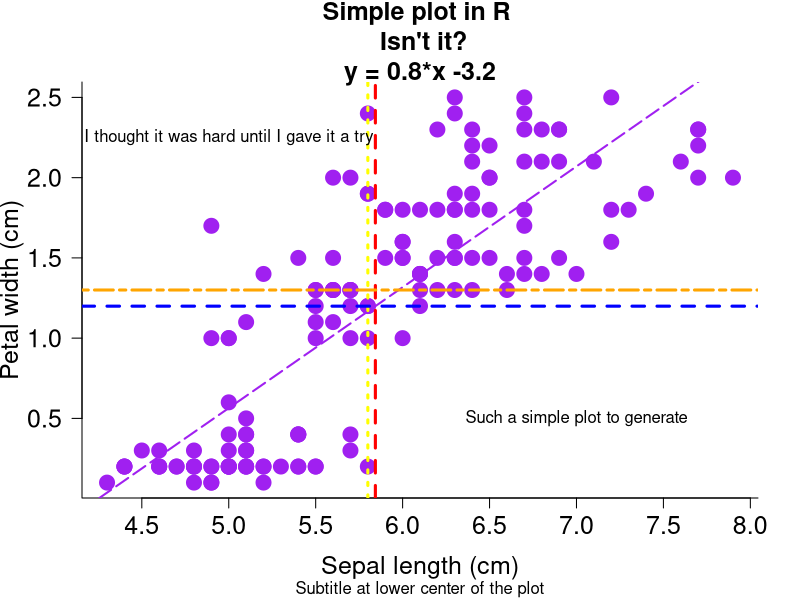
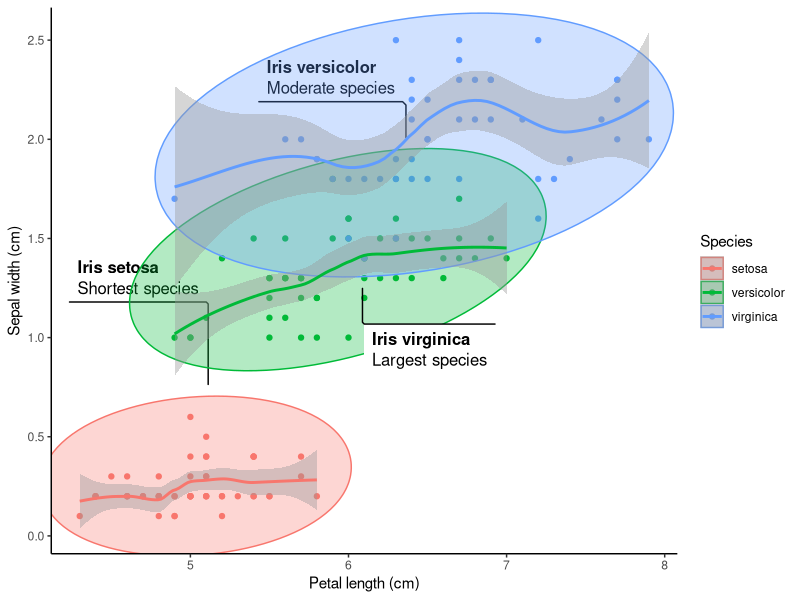
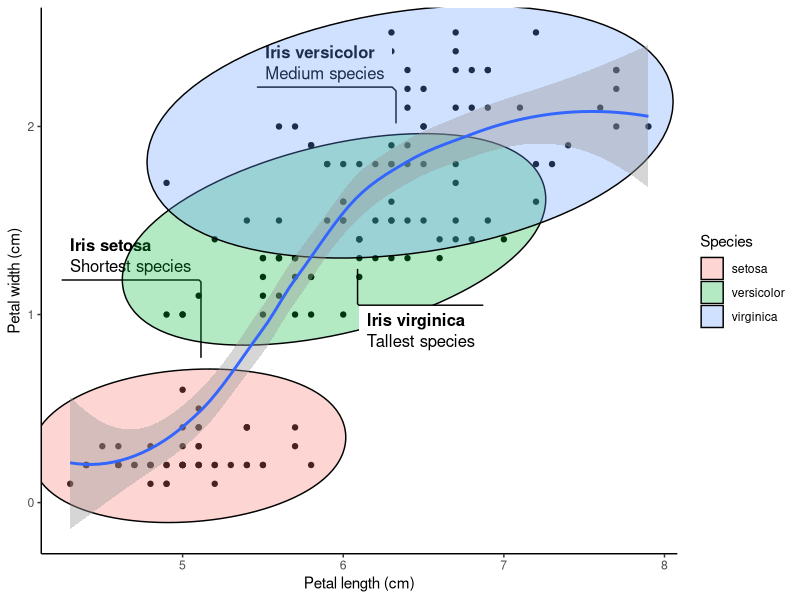
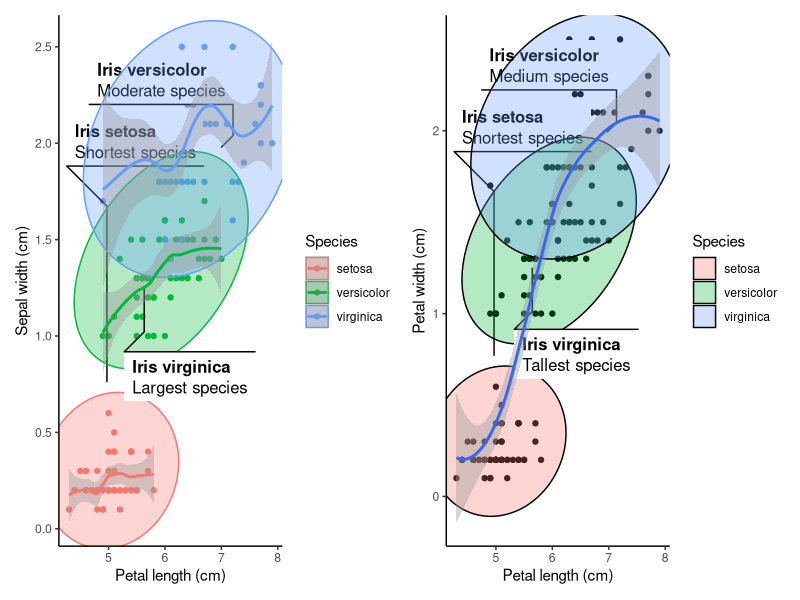
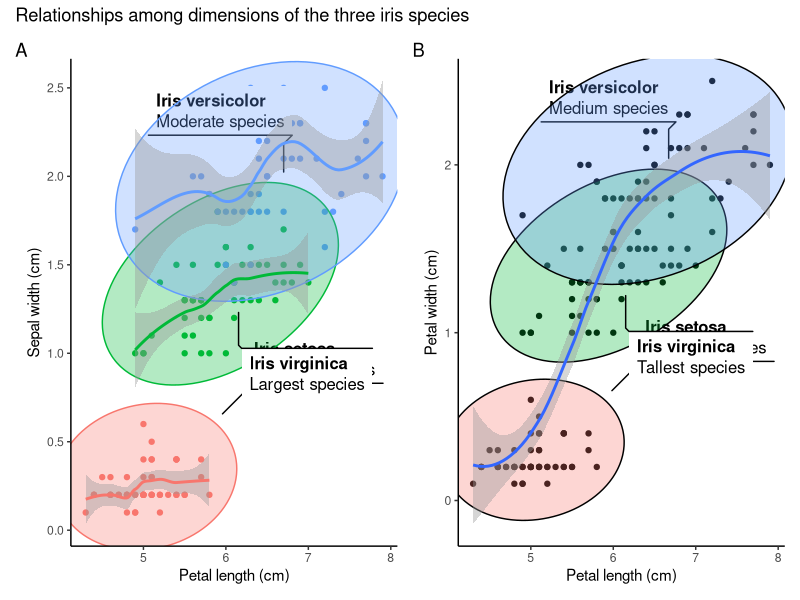
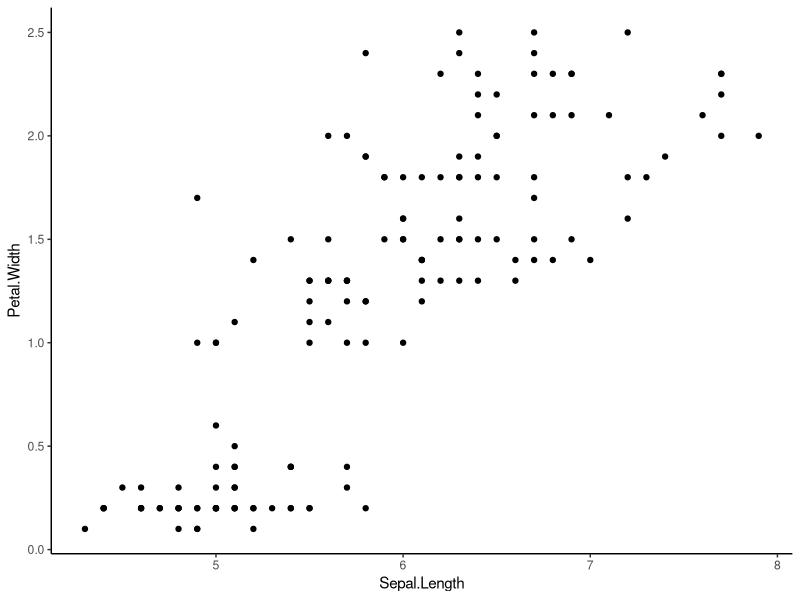
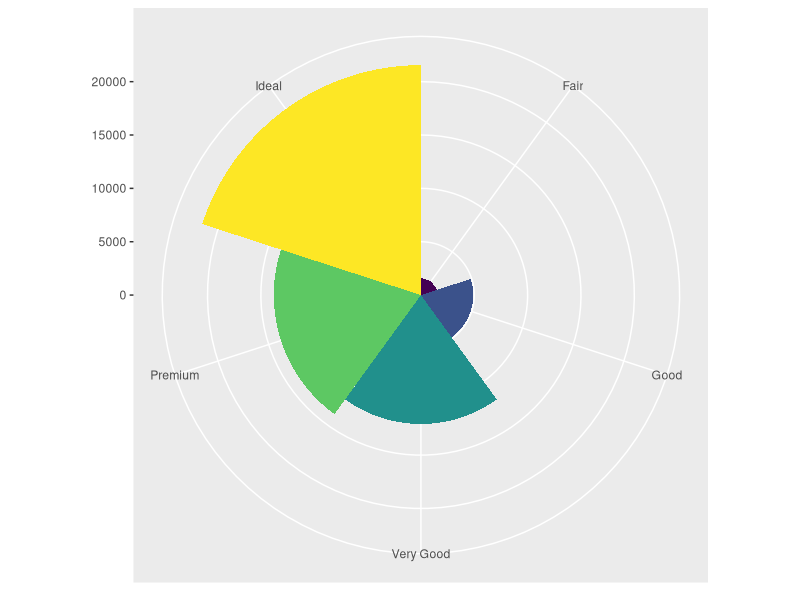
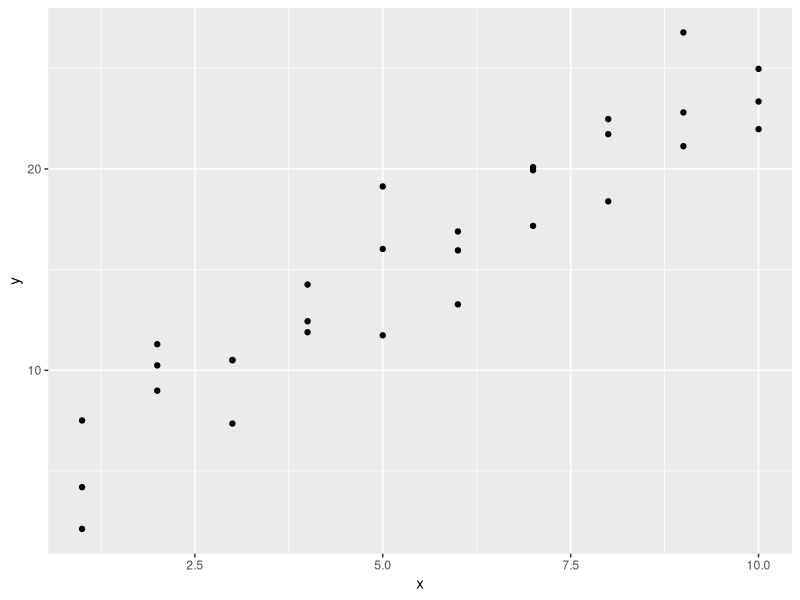

Here is the R script that generated these plots, in order:
################################
# Wyclife Agumba Oluoch        #
# wyclifeoluoch@gmail.com      #
# https://github.com/Wycology  #
# Task: Playing with iris data #
# Created: 30th Dec 2020       #
# Edited: 1st July 2021        #
################################

# IRIS PLOT ----

# Loading necessary packages.

library(modelr)    # for modeling work-flow
library(patchwork) # Combining several plots using the package
library(ggforce)   # working with plots 
library(tidyverse) # Library for wrangling and visualizing data the data-set

str(iris) # Checking the data structure. We can already see relatively higher 
# values for sepal length variable compared to the others.

reg <- lm(Petal.Width ~ Sepal.Length, data = iris) # Creating a regression line
coeff <- coefficients(reg)
eq <- paste0('y = ', round(coeff[2], 1), "*x ", round(coeff[1], 1))
plot(iris$Sepal.Length, iris$Petal.Width, # Variables to use on the plot
     col = 'purple', # Color for the data points on the plot
     main = paste0("Simple plot in R \n Isn't it?\n", eq), # Title of the plot in two lines
     sub = 'Subtitle at lower center of the plot', # Adding subtitle to the plot
     cex = 2, # Double size of the points on the plot
     pch = 19, # Picks the 19th character in terms of shape of points plotted
     bty = 'l', # Box type. Other options are 'o', 'n', 'l', '7', 'c', 'u', ']'
     xlab = 'Sepal length (cm)', # Labels x axis
     ylab = 'Petal width (cm)', # Labels y axis
     las = 1, # Making y axis labels to stand upright
     cex.main = 1.5, # Doubles text size on title
     cex.lab = 1.5, # Increases labels text size by 50%
     cex.axis = 1.5
     # xlim = range(0:8), # Can easily set the limits of x-axis
     # ylim = range(0:2.6) # Can easily set the limits of y-axis
     )
abline(reg, data = iris, lty = 5, lwd = 2, col = 'purple')# Best line of fit on the plot
abline(v = mean(iris$Sepal.Length), col = 'red', lwd = 3, lty = 2)
abline(v = median(iris$Sepal.Length), col = 'yellow', lwd = 3, lty = 3)
abline(h = mean(iris$Petal.Width), col = 'blue', lwd = 3, lty = 2)
abline(h = median(iris$Petal.Width), col = 'orange', lwd = 3, lty = 6)
text(7, 0.5, "Such a simple plot to generate")
text(5, 2.25, "I thought it was hard until I gave it a try")

# Creating cool plot of the iris data using ggplot2 package.

separate_smooth <- ggplot(data = iris,    # Specifying the data to be plotted.
       mapping = aes(x = Sepal.Length,    # Stating the axes data.
                     y = Petal.Width,     # data for the y axis
                     color = Species)) +  # Ensuring points are colored by spp.
  geom_point() +                          # Deciding the plotting geometry.
  labs(x = "Petal length (cm)",           # Specifying the axes labels.
       y = "Sepal width (cm)") +
  geom_mark_ellipse(aes(fill = Species,   # Adding ellipses for the spps.
                        filter = Species == "setosa",
                        label = "Iris setosa",
                        description = "Shortest species")) +
  geom_mark_ellipse(aes(fill = Species,
                        filter = Species == "versicolor",
                        label = "Iris versicolor",
                        description = "Moderate species")) +
  geom_mark_ellipse(aes(fill = Species,
                        filter = Species == "virginica",
                        label = "Iris virginica",
                        description = "Largest species")) +
  theme_classic() +                      # Having publication ready background.
  geom_smooth() # Adding smooth line around 95% level on the plot.

separate_smooth # Generates the plot output of the dataset 

# In the above plot, having color within the aes() breakes the data into 
# species-wise groups. Meaning each species group will be smoothed separately.

uniform_smooth <- ggplot(data = iris,
                         mapping = aes(x = Sepal.Length,
                                       y = Petal.Width)) + # Note no color here.
  geom_point() +
  labs(x = "Petal length (cm)",
       y = "Petal width (cm)") +
  geom_mark_ellipse(aes(fill = Species,
                        filter = Species == "setosa",
                        label = "Iris setosa",
                        description = "Shortest species")) +
  geom_mark_ellipse(aes(fill = Species,
                        filter = Species == "versicolor",
                        label = "Iris versicolor",
                        description = "Medium species")) +
  geom_mark_ellipse(aes(fill = Species,
                        filter = Species == "virginica",
                        label = "Iris virginica",
                        description = "Tallest species")) +
  theme_classic() +
  geom_smooth() # Adding the line of best fit to the data, with error margin

uniform_smooth # This is looking cool!

# Avoiding the color parameter
# together in the subsequent layers arguments. No grouping by species.

# Patchwork package allows for addition of two plots by their object names.
# The addition is so simple, just relying on the plus (+) operator.

combined_plots <- separate_smooth + uniform_smooth # Adding plots.

combined_plots # Even cooler than I thought!
# Now I want to give the plots title and tags or labels to identify them

combined_plots_labeled <- combined_plots +
  plot_annotation(
    title = "Relationships among dimensions of the three iris species", # Title of both plots.
    tag_levels = "A" # Indicates that the plots will be labelled A, B, C etc.
  ) # This makes the first plot to be A and the next to be B. Checking on 
# documentation will help know more arguments in this function.

# Now I want to remove the legends since the species labels are visible

combined_plots_labeled_no_legend <- combined_plots_labeled &
  theme(legend.position = "none") # Removes legends from the plots. I do not 
# need the legends since the species are labeled in the plots.

combined_plots_labeled_no_legend # This will print out the final product.

# Showing that in ggplot2 we can use & instead of plus (+)

attach(iris) # Rendering iris data available for subsequent codes.

iris %>% # Picking the iris data, and then
ggplot(aes(x = Sepal.Length, y = Petal.Width)) + # Providing plotting variables.
  geom_point() + # Specifying the geometry to use.
  theme_classic() # Publication ready theme

head(iris) # Checking the first few rows of the iris data-set, basically to get 
# the first six rows and the column names of the variables.

# I think it has taken me a long time to know this.
# I used ggplot2:: so that I can be sure that the & is supported by ggplot2 and 
# not any other loaded packages such ggforce and patchwork.

diamonds %>% # Picking the diamonds data to run plotting on  
ggplot() + # Feeding in the diamonds data for the plot.
  geom_bar(mapping = aes(x = cut, fill = cut), show.legend = FALSE, width = 1) +
  theme(aspect.ratio = 1) +
  labs(x = NULL, y = NULL) +
  coord_polar() # coord_flip() can also work well with the data depending on need.
  
# Cool/crazy plot with modelr package.

library(modelr) # Loading the modeling library necessary for the analysis
options(na.action = na.warn)

ggplot(data = sim1, mapping = aes(x = x, y = y)) +
  geom_point() # There is some visible correlation between the variables

models <- tibble( # Creating some random tibble data-set for plotting.
  a1 = runif(250, -20, 40), # Generates 250 random numbers between -20 and 40
  a2 = runif(250, -5, 5) # Generates 250 random numbers between -5 and 5
)

sim1 %>% 
ggplot(aes(x = x, y =y)) +
  geom_abline(aes(intercept = a1, slope = a2),
              data = models, alpha = 1/4) +
  geom_point(col = 'purple', pch = 18, size = 5) +
  labs(x = 'The x-axis', y = 'The y-axis', title = 'Crazy model in deed') +
  theme_classic()
rm(list = ls())
